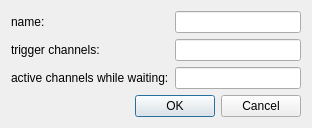
<?xml version="1.0" encoding="UTF-8"?>
<ui version="4.0">
 <class>TriggerUi</class>
 <widget class="QDialog" name="TriggerUi">
  <property name="geometry">
   <rect>
    <x>0</x>
    <y>0</y>
    <width>312</width>
    <height>119</height>
   </rect>
  </property>
  <property name="windowTitle">
   <string>Dialog</string>
  </property>
  <layout class="QFormLayout" name="formLayout">
   <item row="0" column="0">
    <widget class="QLabel" name="label">
     <property name="text">
      <string>name:</string>
     </property>
    </widget>
   </item>
   <item row="0" column="1">
    <widget class="QLineEdit" name="lineEdit_trig_name"/>
   </item>
   <item row="1" column="0">
    <widget class="QLabel" name="label_2">
     <property name="text">
      <string>trigger channels:</string>
     </property>
    </widget>
   </item>
   <item row="1" column="1">
    <widget class="QLineEdit" name="lineEdit_trig_channels"/>
   </item>
   <item row="2" column="0">
    <widget class="QLabel" name="label_3">
     <property name="text">
      <string>active channels while waiting:</string>
     </property>
    </widget>
   </item>
   <item row="2" column="1">
    <widget class="QLineEdit" name="lineEdit_act_ch"/>
   </item>
   <item row="3" column="0" colspan="2">
    <widget class="QDialogButtonBox" name="buttonBox">
     <property name="orientation">
      <enum>Qt::Horizontal</enum>
     </property>
     <property name="standardButtons">
      <set>QDialogButtonBox::Cancel|QDialogButtonBox::Ok</set>
     </property>
    </widget>
   </item>
  </layout>
 </widget>
 <resources/>
 <connections>
  <connection>
   <sender>buttonBox</sender>
   <signal>accepted()</signal>
   <receiver>TriggerUi</receiver>
   <slot>accept()</slot>
   <hints>
    <hint type="sourcelabel">
     <x>248</x>
     <y>254</y>
    </hint>
    <hint type="destinationlabel">
     <x>157</x>
     <y>274</y>
    </hint>
   </hints>
  </connection>
  <connection>
   <sender>buttonBox</sender>
   <signal>rejected()</signal>
   <receiver>TriggerUi</receiver>
   <slot>reject()</slot>
   <hints>
    <hint type="sourcelabel">
     <x>316</x>
     <y>260</y>
    </hint>
    <hint type="destinationlabel">
     <x>286</x>
     <y>274</y>
    </hint>
   </hints>
  </connection>
 </connections>
</ui>
